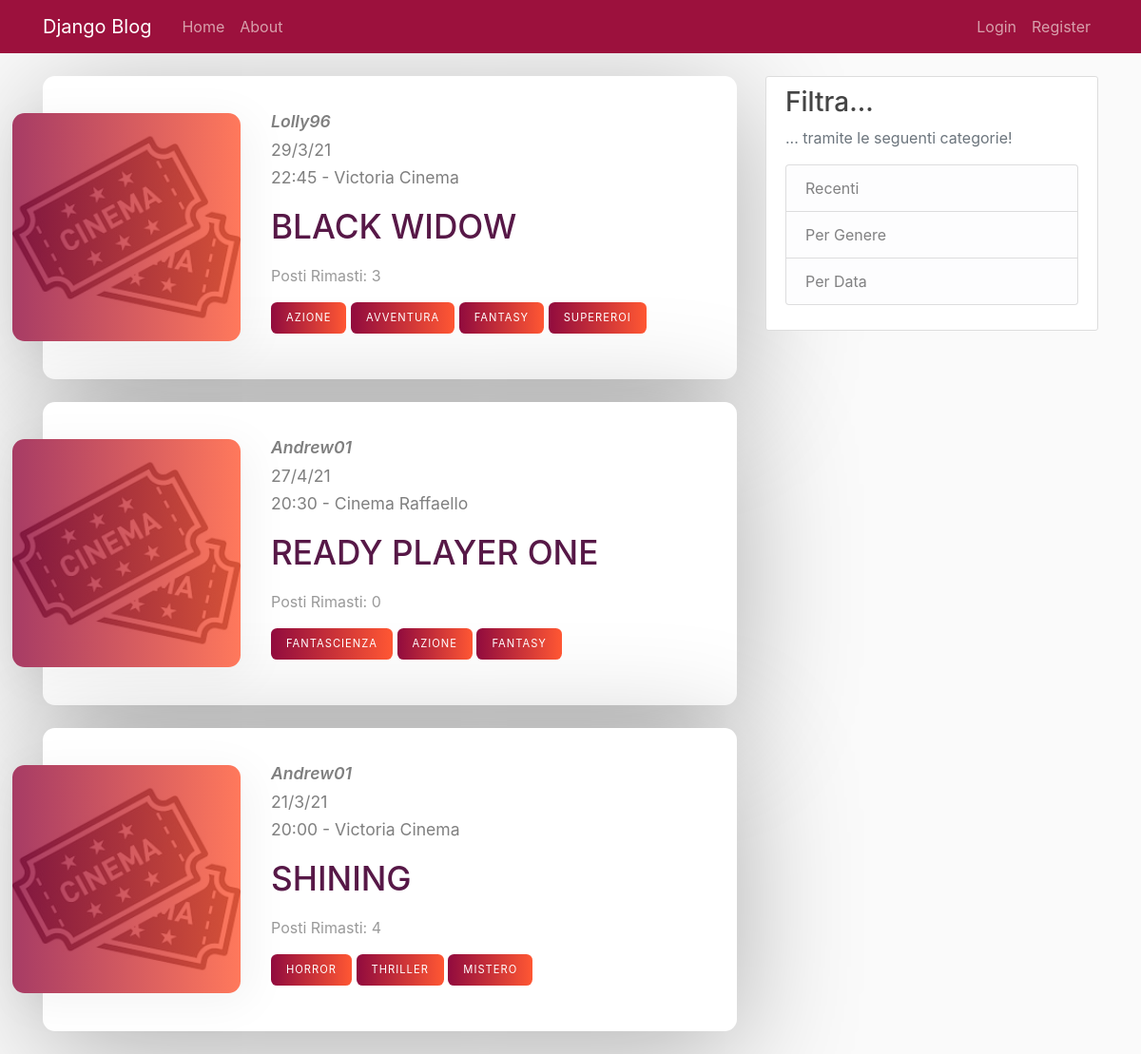
The page / on the database its author committed.
### inviti/models.py (models this page shows, shortened)
class Invito(models.Model):
    cinema = models.CharField(max_length=100, choices=CinemaList.CinemaList.ListaCinema)
    film = models.CharField(max_length=100)
    data = models.DateField(validators=[validators.validate_date])
    orario = models.TimeField()
    limite_persone = models.PositiveSmallIntegerField()
    genere = MultiSelectField(max_length=100, choices=GenreList.GenreList.ListaGeneri)
    utente = models.ForeignKey(User, on_delete=models.CASCADE)
    commento = models.TextField(blank=True)
    data_invito = models.DateTimeField(default=timezone.now)
    partecipanti = models.ManyToManyField(User, related_name='partecipanti', blank=True)
    @property
    def posti_rimasti(self):
        return self.limite_persone - self.partecipanti.count()
    class Meta:
        verbose_name = 'Invito'
        verbose_name_plural = "Inviti"

### inviti/views.py (the view)
# urls.py: path('', InvitoListView.as_view(), name='inviti-home'),
class InvitoListView(ListView):
    model = Invito
    template_name = 'inviti/home.html'
    context_object_name = 'inviti'
    ordering = ['-data_invito']
    paginate_by = 5     # paginate by 5 inviti

### inviti/templates/inviti/home.html (shortened to what this page needs)
{% extends "main/base.html" %}
{% load static %}
{% block content %}
    {% for i in inviti %}
        <div class="invito-item">
            <div class="invito-item__img">
                <img src="{% static 'images/ticket.jpg' %}" alt="">
            </div>
            <div class="invito-item__info">
                <div class="invito-item__user">
                    <a href="{% url 'inviti-utente' i.utente.username %}">{{ i.utente }}</a>
                </div>
                <div class="invito-item__date">
                    <span>{{ i.data|date:"j/n/y" }}</span>
                    <span>{{ i.orario|time:"G:i" }} - {{ i.cinema }}</span>
                </div>
                <a href="{% url 'invito-detail' i.id %}"><h1 class="invito-item__title">{{ i.film }}</h1></a>
                <p class="invito-item__text">Posti Rimasti: {{ i.posti_rimasti }}</p>
                {% for g in i.genere %}
                    <a href="#" class="invito-item__cta">{{ g }}</a>
                {% endfor %}
            </div>
        </div>
    {% endfor %}
{% endblock content %}

### inviti/static/inviti/main.css (style rules this page uses)
body { background: #fafafa; color: #333333; margin-top: 5rem; }
h1, h2, h3, h4, h5, h6 { color: #444444; }

### inviti/static/inviti/style.css (style rules this page uses)
*, *::before *::after { margin: 0; padding: 0; box-sizing: border-box; }
img { width: 100%; }
.invito-item { width: 100%; max-width: 98rem; padding: 2rem; background-color: #fff; box-shadow: 0 1.4rem 8rem rgba(0,0,0,0.3); display: flex; align-items: center; border-radius: .8rem; margin-bottom: 1.5rem; }
.invito-item__img { min-width: 15rem; max-width: 15rem; height: 15rem; transform: translateX(-4rem); position: relative; }
.invito-item__img img { width: 100%; height: 100%; object-fit: cover; display: block; border-radius: .8rem; }
.invito-item__img::before { content: ''; width: 100%; height: 100%; position: absolute; top: 0; left: 0; background: linear-gradient(to right, rgba(145, 11, 62, .8), rgba(255, 87, 51, .8)); box-shadow: .5rem .5rem 3rem 1px rgba(0,0,0,.05); border-radius: .8rem; }
.invito-item__user a { display: block; color: rgba(0,0,0,.5); font-size: 1.1rem; font-style: italic; font-weight: 600; margin: .2rem 0; transform: translateX(-2rem); }
.invito-item__date span { display: block; color: rgba(0,0,0,.5); font-size: 1.1rem; font-weight: 400; margin: .2rem 0; transform: translateX(-2rem); }
.invito-item__title { font-size: 2.2rem; margin: 1rem 0 1.2rem; text-transform: uppercase; color: #571847; transform: translateX(-2rem); text-decoration: none; }
.invito-item__text { font-size: 1rem; color: rgba(0,0,0,.4); transform: translateX(-2rem); }
.invito-item__cta { display: inline-block; padding: 0.5rem 1rem; letter-spacing: 1px; text-transform: uppercase; font-size: 0.7rem; color: #fff; background-image: linear-gradient(to right, #910B3E 0%, #FF5733 100%); border-radius: .4rem; text-decoration: none; margin-bottom: 1rem; transform: translateX(-2rem); }

### rows shown on the page
Invito: utente "Lolly96", data "29/3/21", orario "22:45", cinema "Victoria Cinema", film "BLACK WIDOW", posti_rimasti "3", genere "AZIONE" "AVVENTURA" "FANTASY" "SUPEREROI"
Invito: utente "Andrew01", data "27/4/21", orario "20:30", cinema "Cinema Raffaello", film "READY PLAYER ONE", posti_rimasti "0", genere "FANTASCIENZA" "AZIONE" "FANTASY"
Invito: utente "Andrew01", data "21/3/21", orario "20:00", cinema "Victoria Cinema", film "SHINING", posti_rimasti "4", genere "HORROR" "THRILLER" "MISTERO"
